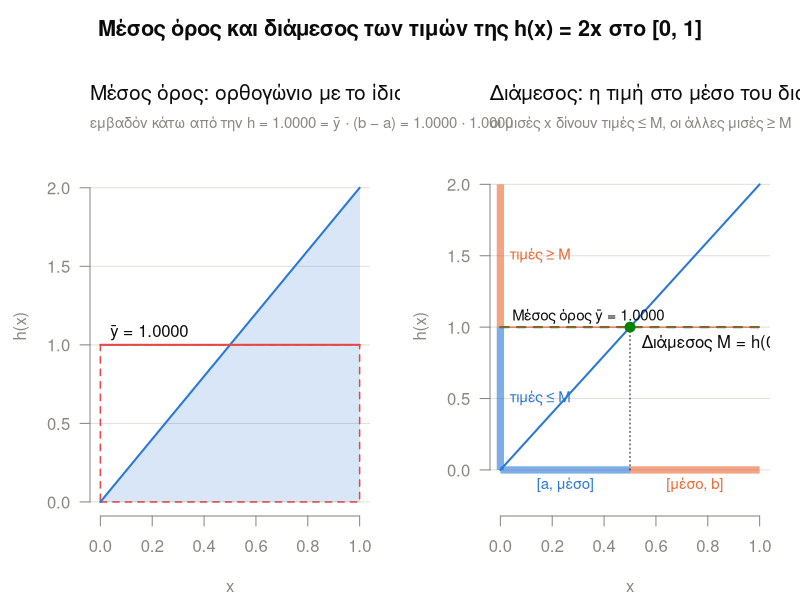
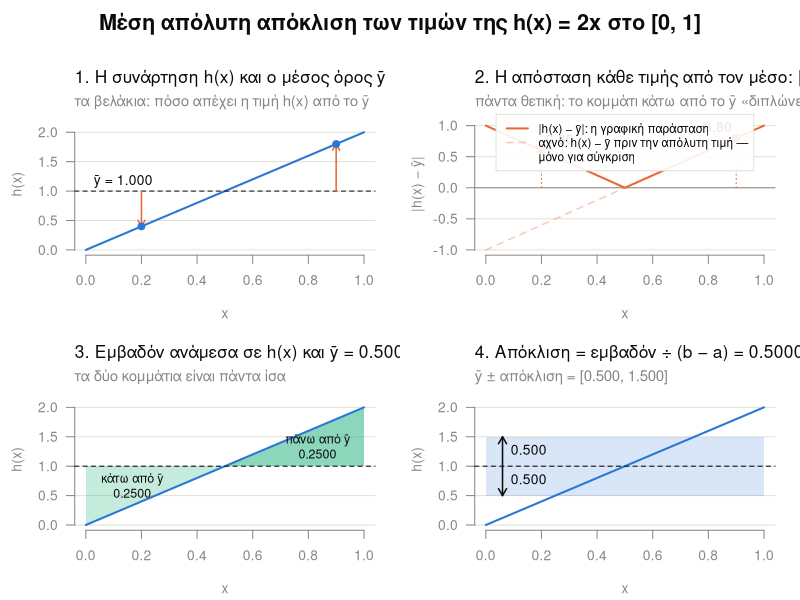
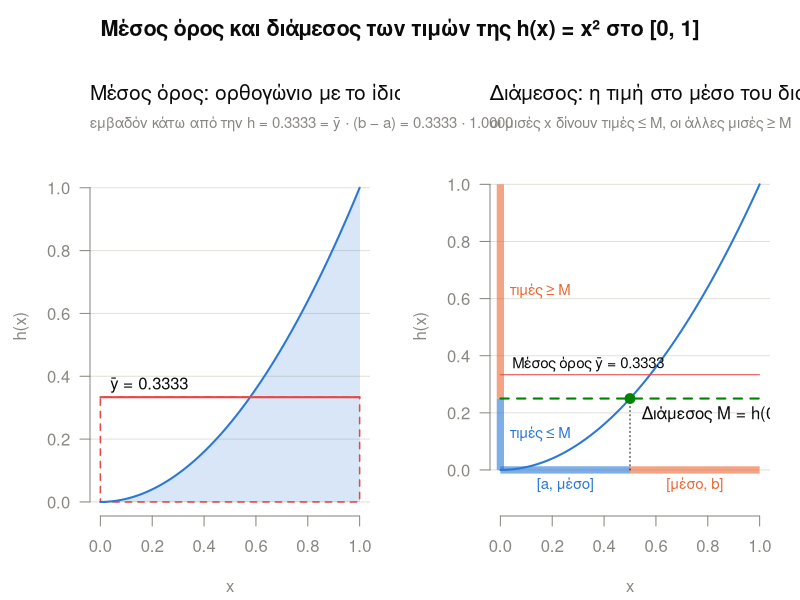
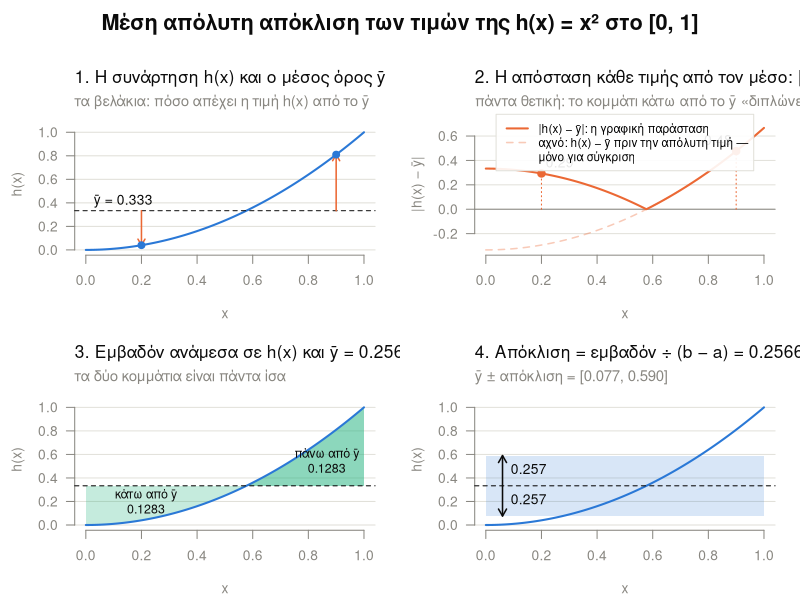
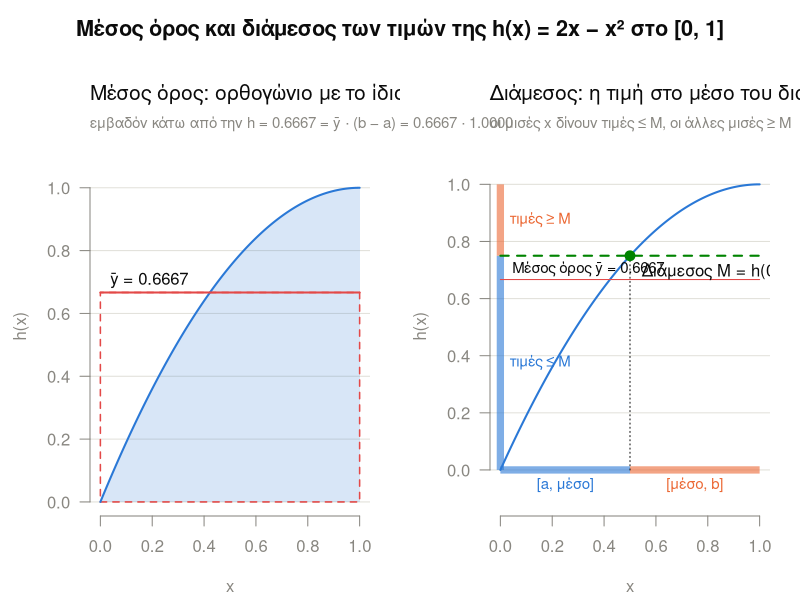
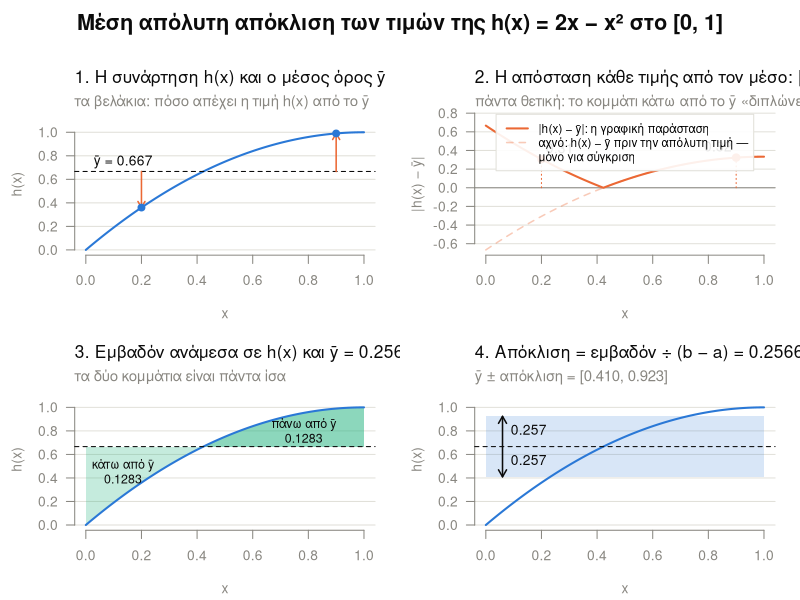
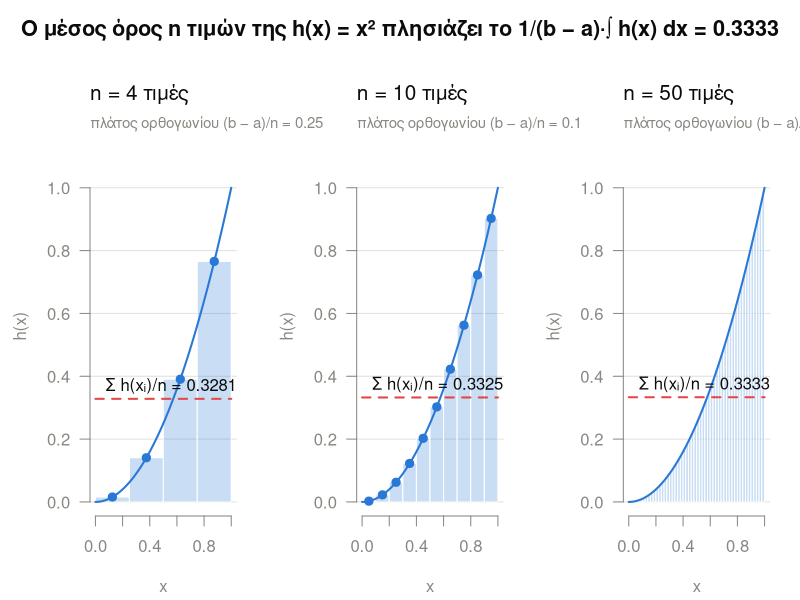
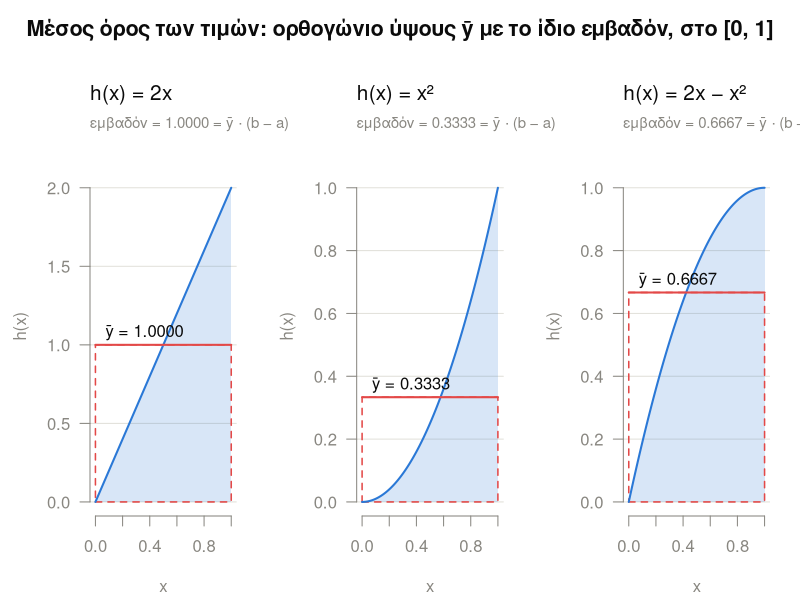

These charts were generated, in order, by the following R code:
# Μέσος όρος, διάμεσος και μέση απόλυτη απόκλιση των ΤΙΜΩΝ μιας συνάρτησης h(x)
# σε ένα διάστημα [a, b], με ολοκληρώματα.
#
# Διαφορά από τα προηγούμενα scripts: εδώ η καμπύλη δεν είναι πυκνότητα (βάρος).
# Η καμπύλη δίνει τις ίδιες τις τιμές y = h(x), και κάθε x του [a, b] έχει
# το ίδιο βάρος 1/(b − a).
#
#   μέσος όρος             ȳ = 1/(b − a) · ∫_a^b h(x) dx
#   διάμεσος               M : για το μισό μήκος του [a, b] ισχύει h(x) ≤ M
#                          για αύξουσα h αυτό σημαίνει  M = h((a + b) / 2)
#   μέση απόλυτη απόκλιση  1/(b − a) · ∫_a^b |h(x) − ȳ| dx

# Χρώματα
col_ink    <- "#0b0b0b"
col_muted  <- "#898781"
col_grid   <- "#e1e0d9"
col_fn     <- "#2a78d6"   # η συνάρτηση h(x)
col_dist   <- "#eb6834"   # απόσταση |h(x) − ȳ|
col_area   <- "#1baf7a"   # εμβαδόν ανάμεσα σε h(x) και ȳ
col_mean   <- "#e34948"   # μέσος όρος
col_median <- "#008300"   # διάμεσος
fade <- function(col, a) adjustcolor(col, alpha.f = a)

# Όλοι οι υπολογισμοί
describe_values <- function(h, a, b) {
  x <- seq(a, b, length.out = 1000)
  stopifnot(all(diff(h(x)) >= -1e-12))   # η h πρέπει να είναι αύξουσα

  L    <- b - a
  ybar <- integrate(h, a, b)$value / L
  mid  <- (a + b) / 2
  M    <- h(mid)
  # Το σημείο όπου η h περνάει το ȳ: αριστερά του h < ȳ, δεξιά του h > ȳ
  xs    <- uniroot(function(x) h(x) - ybar, c(a, b), tol = 1e-10)$root
  below <- integrate(function(x) ybar - h(x), a, xs)$value   # εμβαδόν κάτω από το ȳ
  above <- integrate(function(x) h(x) - ybar, xs, b)$value   # εμβαδόν πάνω από το ȳ
  mad   <- (below + above) / L
  # Έλεγχος: το ίδιο ολοκλήρωμα απευθείας με απόλυτη τιμή
  mad_direct <- integrate(function(x) abs(h(x) - ybar), a, b)$value / L

  list(L = L, ybar = ybar, mid = mid, M = M, xs = xs,
       below = below, above = above, mad = mad, mad_direct = mad_direct)
}

# Κοινό πλαίσιο για κάθε πάνελ
panel <- function(xlim, ylim, title, ylab, note = NULL) {
  plot(NA, xlim = xlim, ylim = ylim, axes = FALSE, xlab = "x", ylab = ylab, main = "")
  title(main = title, adj = 0, line = 1.8, font.main = 1, cex.main = 1.25, col.main = col_ink)
  if (!is.null(note)) mtext(note, side = 3, line = 0.2, adj = 0, cex = 0.9, col = col_muted)
  abline(h = axTicks(2), col = col_grid)
  axis(1, col = col_muted, col.axis = col_muted)
  axis(2, las = 1, col = col_muted, col.axis = col_muted)
}

# Γεμίζει την περιοχή ανάμεσα σε δύο καμπύλες y1(x), y2(x) στο [from, to]
fill_between <- function(from, to, y1, y2, col) {
  xs <- seq(from, to, length.out = 300)
  polygon(c(xs, rev(xs)), c(y1(xs), rev(y2(xs))), col = col, border = NA)
}

# Πάνελ μέσου όρου: η περιοχή κάτω από την h και το ορθογώνιο ύψους ȳ με το ίδιο εμβαδόν
draw_mean_panel <- function(h, a, b, title, note) {
  s  <- describe_values(h, a, b)
  x  <- seq(a, b, length.out = 500)
  panel(c(a, b), c(min(0, h(a)), h(b) * 1.12), title, "h(x)", note)
  fill_between(a, b, h, function(x) rep(0, length(x)), fade(col_fn, 0.18))
  rect(a, 0, b, s$ybar, border = col_mean, lty = 2, lwd = 1.5)
  lines(x, h(x), col = col_fn, lwd = 2)
  segments(a, s$ybar, b, s$ybar, col = col_mean, lwd = 2)
  text(a, s$ybar, sprintf("  ȳ = %.4f", s$ybar), adj = c(0, -0.6), col = col_ink)
}

# ---------------------------------------------------------------------------
# Εικόνα Riemann: ο μέσος όρος n ισαπεχουσών τιμών → ολοκλήρωμα καθώς n → ∞
# ---------------------------------------------------------------------------
plot_riemann <- function(h, a, b, name, interval_lab, ns, file) {
  s  <- describe_values(h, a, b)
  x  <- seq(a, b, length.out = 500)
  yl <- c(min(0, h(a)), h(b) * 1.12)
  png(file, width = 1800, height = 620, res = 110)
  par(mfrow = c(1, length(ns)), mar = c(4.2, 4.5, 3.8, 1.5), oma = c(0, 0, 3, 0), col.lab = col_muted)
  par(cex = 1)   # το mfrow με 3 πάνελ μικραίνει αυτόματα τα γράμματα
  for (n in ns) {
    w   <- (b - a) / n
    xi  <- a + (seq_len(n) - 0.5) * w        # τα μέσα των n κομματιών
    avg <- mean(h(xi))                        # Σ h(xᵢ) / n
    panel(c(a, b), yl, sprintf("n = %d τιμές", n), "h(x)",
          sprintf("πλάτος ορθογωνίου (b − a)/n = %g", w))
    rect(xi - w / 2, 0, xi + w / 2, h(xi), col = fade(col_fn, 0.25), border = "white", lwd = 1)
    lines(x, h(x), col = col_fn, lwd = 2)
    if (n <= 12) points(xi, h(xi), pch = 19, col = col_fn, cex = 1.1)
    segments(a, avg, b, avg, col = col_mean, lwd = 2, lty = 2)
    text(a, avg, sprintf("  Σ h(xᵢ)/n = %.4f", avg), adj = c(0, -0.6), col = col_ink)
  }
  mtext(sprintf("Ο μέσος όρος n τιμών της %s πλησιάζει το 1/(b − a)·∫ h(x) dx = %.4f",
                name, s$ybar),
        outer = TRUE, line = 1, cex = 1.3, font = 2, col = col_ink)
  invisible(dev.off())
}

# ---------------------------------------------------------------------------
# Εικόνα 0: μόνο ο μέσος όρος, πολλές συναρτήσεις δίπλα-δίπλα
# ---------------------------------------------------------------------------
plot_means_row <- function(fns, a, b, interval_lab, file) {
  png(file, width = 1800, height = 620, res = 110)
  par(mfrow = c(1, length(fns)), mar = c(4.2, 4.5, 3.8, 1.5), oma = c(0, 0, 3, 0), col.lab = col_muted)
  par(cex = 1)   # το mfrow με 3 πάνελ μικραίνει αυτόματα τα γράμματα
  for (fn in fns) {
    s <- describe_values(fn$h, a, b)
    draw_mean_panel(fn$h, a, b, fn$name,
                    sprintf("εμβαδόν = %.4f = ȳ · (b − a)", s$ybar * s$L))
  }
  mtext(sprintf("Μέσος όρος των τιμών: ορθογώνιο ύψους ȳ με το ίδιο εμβαδόν, στο %s", interval_lab),
        outer = TRUE, line = 1, cex = 1.3, font = 2, col = col_ink)
  invisible(dev.off())
}

# ---------------------------------------------------------------------------
# Εικόνα 1: μέσος όρος και διάμεσος
# ---------------------------------------------------------------------------
plot_mean_median <- function(h, a, b, name, interval_lab, file) {
  s  <- describe_values(h, a, b)
  x  <- seq(a, b, length.out = 500)
  yl <- c(min(0, h(a)), h(b) * 1.12)
  const <- function(v) function(x) rep(v, length(x))

  png(file, width = 1500, height = 620, res = 110)
  par(mfrow = c(1, 2), mar = c(4.2, 4.5, 3.8, 1.5), oma = c(0, 0, 3, 0), col.lab = col_muted)

  # Αριστερά: μέσος όρος = ύψος ορθογωνίου με το ίδιο εμβαδόν
  draw_mean_panel(h, a, b, "Μέσος όρος: ορθογώνιο με το ίδιο εμβαδόν",
                  sprintf("εμβαδόν κάτω από την h = %.4f = ȳ · (b − a) = %.4f · %.4f",
                          s$ybar * s$L, s$ybar, s$L))

  # Δεξιά: διάμεσος = η τιμή στο μέσο του διαστήματος
  # (λίγος χώρος κάτω από το 0 για τις ετικέτες των μισών του διαστήματος)
  panel(c(a, b), c(yl[1] - 0.1 * diff(yl), yl[2]), "Διάμεσος: η τιμή στο μέσο του διαστήματος", "h(x)",
        "οι μισές x δίνουν τιμές ≤ M, οι άλλες μισές ≥ M")
  segments(a, 0, s$mid, 0, lwd = 7, col = fade(col_fn, 0.6), lend = 1)
  segments(s$mid, 0, b, 0, lwd = 7, col = fade(col_dist, 0.6), lend = 1)
  segments(a, h(a), a, s$M, lwd = 7, col = fade(col_fn, 0.6), lend = 1)
  segments(a, s$M, a, h(b), lwd = 7, col = fade(col_dist, 0.6), lend = 1)
  lines(x, h(x), col = col_fn, lwd = 2)
  segments(s$mid, 0, s$mid, s$M, lty = 3, col = col_ink)
  segments(a, s$M, b, s$M, lty = 2, lwd = 2, col = col_median)
  segments(a, s$ybar, b, s$ybar, lwd = 1, col = col_mean)
  points(s$mid, s$M, pch = 19, col = col_median, cex = 1.3)
  # Ετικέτες απευθείας πάνω στα στοιχεία (η h ανεβαίνει, οπότε κάτω δεξιά από το M είναι άδειο)
  text(s$mid, s$M, sprintf("Διάμεσος M = h(%.3f) = %.4f", s$mid, s$M),
       adj = c(-0.05, 1.6), col = col_ink)
  text(a, s$ybar, sprintf("   Μέσος όρος ȳ = %.4f", s$ybar), adj = c(0, -0.6), col = col_ink, cex = 0.9)
  text((a + s$mid) / 2, 0, "[a, μέσο]", pos = 1, col = col_fn, cex = 0.9)
  text((s$mid + b) / 2, 0, "[μέσο, b]", pos = 1, col = col_dist, cex = 0.9)
  text(a, (h(a) + s$M) / 2, "τιμές ≤ M", pos = 4, col = col_fn, cex = 0.9)
  text(a, (s$M + h(b)) / 2, "τιμές ≥ M", pos = 4, col = col_dist, cex = 0.9)

  mtext(sprintf("Μέσος όρος και διάμεσος των τιμών της %s στο %s", name, interval_lab),
        outer = TRUE, line = 1, cex = 1.3, font = 2, col = col_ink)
  invisible(dev.off())
}

# ---------------------------------------------------------------------------
# Εικόνα 2: μέση απόλυτη απόκλιση σε 4 βήματα
# ---------------------------------------------------------------------------
plot_mad_steps <- function(h, a, b, name, interval_lab, file, examples = c(0.2, 0.9)) {
  s  <- describe_values(h, a, b)
  x  <- seq(a, b, length.out = 500)
  yl <- c(min(0, h(a)), h(b) * 1.12)
  d  <- function(x) h(x) - s$ybar            # προσημασμένη απόσταση
  const <- function(v) function(x) rep(v, length(x))
  xe <- a + examples * s$L                   # δύο σημεία-παραδείγματα

  png(file, width = 1500, height = 1050, res = 110)
  par(mfrow = c(2, 2), mar = c(4.2, 4.5, 3.8, 1.5), oma = c(0, 0, 3, 0), col.lab = col_muted)

  # 1. Η συνάρτηση και ο μέσος όρος
  panel(c(a, b), yl, "1. Η συνάρτηση h(x) και ο μέσος όρος ȳ", "h(x)",
        "τα βελάκια: πόσο απέχει η τιμή h(x) από το ȳ")
  lines(x, h(x), col = col_fn, lwd = 2)
  abline(h = s$ybar, col = col_ink, lty = 2)
  text(a, s$ybar, sprintf("  ȳ = %.3f", s$ybar), adj = c(0, -0.6), col = col_ink)
  arrows(xe, s$ybar, xe, h(xe), length = 0.07, col = col_dist, lwd = 1.5)
  points(xe, h(xe), pch = 19, col = col_fn, cex = 1.1)

  # 2. Η απόσταση |h(x) − ȳ|
  y2 <- max(abs(d(x)))
  panel(c(a, b), c(min(d(x)), y2 * 1.12), "2. Η απόσταση κάθε τιμής από τον μέσο: |h(x) − ȳ|",
        "|h(x) − ȳ|", "πάντα θετική: το κομμάτι κάτω από το ȳ «διπλώνει» προς τα πάνω")
  abline(h = 0, col = col_muted)
  lines(x, d(x), col = fade(col_dist, 0.35), lwd = 1.5, lty = 2)
  lines(x, abs(d(x)), col = col_dist, lwd = 2)
  segments(xe, 0, xe, abs(d(xe)), col = col_dist, lty = 3)
  points(xe, abs(d(xe)), pch = 19, col = col_dist, cex = 1.2)
  for (x0 in xe)   # ετικέτα στην πλευρά όπου δεν περνάει η καμπύλη
    text(x0, abs(d(x0)), sprintf("%.2f", abs(d(x0))),
         adj = if (x0 < s$xs) c(-0.15, -0.6) else c(1.15, -0.6), col = col_ink)
  legend("top", inset = 0.01, cex = 0.85, bg = fade("white", 0.9), box.col = col_grid,
         legend = c("|h(x) − ȳ|: η γραφική παράσταση",
                    "αχνό: h(x) − ȳ πριν την απόλυτη τιμή —",
                    "μόνο για σύγκριση"),
         col = c(col_dist, fade(col_dist, 0.35), NA),
         lty = c(1, 2, NA), lwd = c(2, 1.5, NA))

  # 3. Εμβαδόν ανάμεσα στην h(x) και στο ȳ
  panel(c(a, b), yl, sprintf("3. Εμβαδόν ανάμεσα σε h(x) και ȳ = %.4f", s$below + s$above),
        "h(x)", "τα δύο κομμάτια είναι πάντα ίσα")
  fill_between(a, s$xs, h, const(s$ybar), fade(col_area, 0.25))
  fill_between(s$xs, b, h, const(s$ybar), fade(col_area, 0.5))
  lines(x, h(x), col = col_fn, lwd = 2)
  abline(h = s$ybar, col = col_ink, lty = 2)
  # ετικέτες στο κέντρο βάρους κάθε κομματιού
  cx_b <- integrate(function(x) x * (s$ybar - h(x)), a, s$xs)$value / s$below
  cy_b <- s$ybar - integrate(function(x) (s$ybar - h(x))^2 / 2, a, s$xs)$value / s$below
  cx_a <- integrate(function(x) x * (h(x) - s$ybar), s$xs, b)$value / s$above
  cy_a <- s$ybar + integrate(function(x) (h(x) - s$ybar)^2 / 2, s$xs, b)$value / s$above
  text(cx_b, cy_b, sprintf("κάτω από ȳ\n%.4f", s$below), col = col_ink, cex = 0.9)
  text(cx_a, cy_a, sprintf("πάνω από ȳ\n%.4f", s$above), col = col_ink, cex = 0.9)

  # 4. Το αποτέλεσμα: διαιρούμε με το μήκος του διαστήματος
  panel(c(a, b), yl,
        sprintf("4. Απόκλιση = εμβαδόν ÷ (b − a) = %.4f ÷ %.4f = %.4f",
                s$below + s$above, s$L, s$mad),
        "h(x)", sprintf("ȳ ± απόκλιση = [%.3f, %.3f]", s$ybar - s$mad, s$ybar + s$mad))
  rect(a, s$ybar - s$mad, b, s$ybar + s$mad, col = fade(col_fn, 0.18), border = NA)
  lines(x, h(x), col = col_fn, lwd = 2)
  abline(h = s$ybar, col = col_ink, lty = 2)
  xa <- a + 0.06 * s$L
  arrows(xa, s$ybar, xa, s$ybar + s$mad, length = 0.08, col = col_ink, lwd = 1.5)
  arrows(xa, s$ybar, xa, s$ybar - s$mad, length = 0.08, col = col_ink, lwd = 1.5)
  text(xa, s$ybar + s$mad / 2, sprintf("%.3f", s$mad), pos = 4, col = col_ink)
  text(xa, s$ybar - s$mad / 2, sprintf("%.3f", s$mad), pos = 4, col = col_ink)

  mtext(sprintf("Μέση απόλυτη απόκλιση των τιμών της %s στο %s", name, interval_lab),
        outer = TRUE, line = 1, cex = 1.3, font = 2, col = col_ink)
  invisible(dev.off())
}

# ---------------------------------------------------------------------------
# Εκτύπωση αποτελεσμάτων και εικόνες
# ---------------------------------------------------------------------------
run <- function(h, a, b, name, interval_lab, tag, examples = c(0.2, 0.9)) {
  s <- describe_values(h, a, b)
  cat(sprintf("\n%s στο %s\n", name, interval_lab))
  cat(sprintf("  Μέσος όρος             ȳ = 1/(b−a)·∫ h(x) dx        = %.6f\n", s$ybar))
  cat(sprintf("  Διάμεσος               M = h((a+b)/2) = h(%.4f)  = %.6f\n", s$mid, s$M))
  cat(sprintf("  Εμβαδόν κάτω / πάνω από ȳ                        = %.6f / %.6f\n", s$below, s$above))
  cat(sprintf("  Μέση απόλυτη απόκλιση  1/(b−a)·∫ |h(x) − ȳ| dx    = %.6f  (απευθείας: %.6f)\n",
              s$mad, s$mad_direct))
  plot_mean_median(h, a, b, name, interval_lab, sprintf("values_mean_median_%s.png", tag))
  plot_mad_steps(h, a, b, name, interval_lab, sprintf("values_mad_steps_%s.png", tag), examples)
}

# 1. Απλή αύξουσα ευθεία: h(x) = 2x στο [0, 1]
#    Με το χέρι: ȳ = ∫_0^1 2x dx = 1,  M = h(0.5) = 1,  απόκλιση = ∫_0^1 |2x − 1| dx = 0.5
run(function(x) 2 * x, 0, 1, "h(x) = 2x", "[0, 1]", "linear")

# 2. Κυρτή (λυγίζει προς τα πάνω): h(x) = x² στο [0, 1]
#    Με το χέρι: ȳ = ∫_0^1 x² dx = 1/3,  M = h(0.5) = 1/4  →  μέσος > διάμεσος
#    Η h περνάει το ȳ στο x = 1/√3, απόκλιση = 4/(9√3)
run(function(x) x^2, 0, 1, "h(x) = x²", "[0, 1]", "convex")

# 3. Κοίλη (λυγίζει προς τα κάτω): h(x) = 2x − x² στο [0, 1]
#    Με το χέρι: ȳ = 1 − 1/3 = 2/3,  M = h(0.5) = 3/4  →  μέσος < διάμεσος
#    Είναι το x² «αναποδογυρισμένο» (h(x) = 1 − (1 − x)²), άρα ίδια απόκλιση 4/(9√3)
run(function(x) 2 * x - x^2, 0, 1, "h(x) = 2x − x²", "[0, 1]", "concave")

# Από το άθροισμα στο ολοκλήρωμα, με την x²
plot_riemann(function(x) x^2, 0, 1, "h(x) = x²", "[0, 1]", c(4, 10, 50), "values_riemann.png")

# Οι τρεις μαζί, μόνο με τον μέσο όρο
plot_means_row(list(list(h = function(x) 2 * x,       name = "h(x) = 2x"),
                    list(h = function(x) x^2,         name = "h(x) = x²"),
                    list(h = function(x) 2 * x - x^2, name = "h(x) = 2x − x²")),
               0, 1, "[0, 1]", "values_mean_all.png")

cat(sprintf("\nΈλεγχος με το χέρι:  1/3 = %.6f,  2/3 = %.6f,  4/(9√3) = %.6f\n",
            1 / 3, 2 / 3, 4 / (9 * sqrt(3))))
